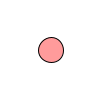
Frame 1 (no input)
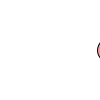
Frame 60 (the mouse pressed at the canvas centre just before this capture)
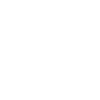
Frame 120 (the mouse held since frame 60 and released just before this capture)

The Processing sketch that drew these frames (run headless with seeded random() and noise(); from frame 60 on, the mouse is pressed at the canvas centre):

// Processing sketch: program4
// ── program4.pde
int radi;
float posx;
void setup() {
  size(100, 100);
  frameRate(60);
  posx = 50;
}

void draw() {
  background(255, 255, 255);
  fill(255, 0, 0, 100);
  posx++;
  ellipse(posx, 50, 25, 25);
}
